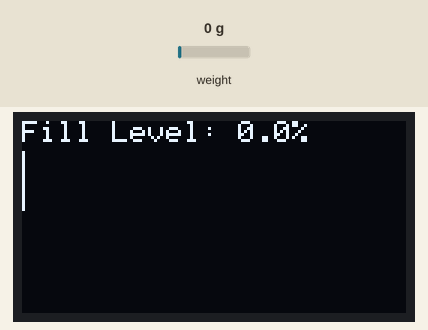
Recording of a sketch running on a simulated Raspberry Pi Pico. Shown: 128×64 one-colour display. Inputs (shaded band) come from the test bench; at power-on: weight on the scale 0 g. What the sketch prints to the serial monitor is not drawn.

Above: at 2.2 s.
2.3 s: weight on the scale set to 100 g
At 3.0 s:
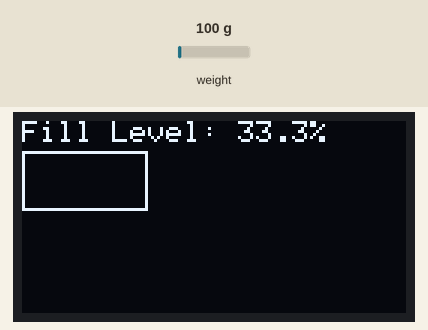
4.1 s: weight on the scale set to 1250 g
At 4.6 s:
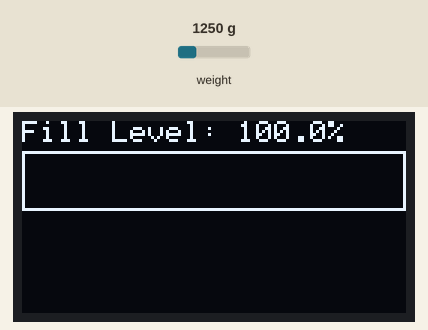
5.7 s: weight on the scale set to 250 g
At 6.2 s:
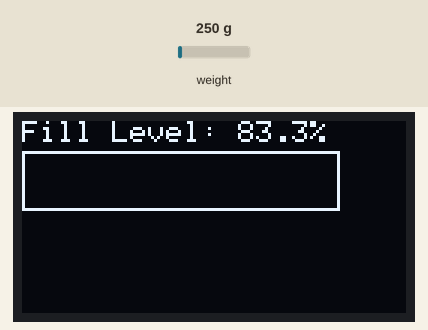
Timing chart, 0 to 8.7 s (numbered marks = the images above; inputs shaded):
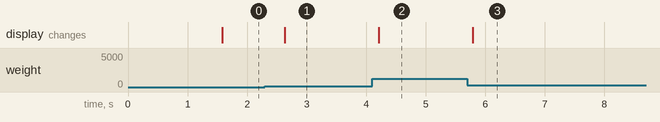

The sketch:

sensor_loadcell_403.ino
```cpp
// snippet: sensor_loadcell_403
// tags: adafruit_gfx, adafruit_ssd1306, hx711
// boards: avr, esp32, megaavr, nano33iot, romi32u4, rp2040
// library: Adafruit_GFX, Adafruit_SSD1306, HX711
// description: Measure fill level: tare an empty container, then map HX711 readings (DOUT=3, CLK=4) to 0–100% fill
// prompts: measure, level, empty, container, hx711, readings
// verified: compile-only
// source: kd-generated (id 403)
// exact-include: Wire.h, Adafruit_GFX.h, Adafruit_SSD1306.h, HX711.h

#include <Wire.h>
#include <Adafruit_GFX.h>
#include <Adafruit_SSD1306.h>
#include <HX711.h>

#define SCREEN_WIDTH 128 // OLED display width, in pixels
#define SCREEN_HEIGHT 64 // OLED display height, in pixels

// Declaration for an SSD1306 display connected to I2C (SDA, SCL pins)
#define OLED_RESET     -1 // Reset pin # (or -1 if sharing Arduino reset pin)
Adafruit_SSD1306 display(SCREEN_WIDTH, SCREEN_HEIGHT, &Wire, OLED_RESET);

#define DOUT_PIN 3
#define CLK_PIN  4

HX711 scale;
unsigned long prevMs = 0;
float maxWeight = 300.0; // Maximum weight in grams (full container)

void setup() {
  Serial.begin(9600);
  if (!display.begin(SSD1306_SWITCHCAPVCC, 0x3C)) {
    Serial.println(F("SSD1306 allocation failed"));
    for(;;);
  }
  display.clearDisplay();  // SSD1306: clear the framebuffer (push with display())
  display.setTextSize(1);
  display.setTextColor(SSD1306_WHITE);
  display.setCursor(0, 0);
  display.println("Tare empty container");
  display.display();  // SSD1306: push the framebuffer to the screen

  scale.begin(DOUT_PIN, CLK_PIN);
  scale.set_scale(2280.0);  // calibrate with known weight
  scale.tare();              // zero the empty container
  Serial.println("Tare complete");
}

void loop() {
  unsigned long now = millis();
  if (now - prevMs < 500) return;
  prevMs = now;

  // scale.get_units() already accounts for tare; use float math (not map())
  float currentWeight = scale.get_units(5);  // HX711: averaged reading in units (after tare + set_scale)
  float fillLevel = (currentWeight / maxWeight) * 100.0f;
  fillLevel = constrain(fillLevel, 0.0f, 100.0f);

  display.clearDisplay();  // SSD1306: clear the framebuffer (push with display())
  display.setTextSize(1);
  display.setTextColor(SSD1306_WHITE);
  display.setCursor(0, 0);
  display.print("Fill Level: ");
  display.print(fillLevel, 1);
  display.println("%");

  // Bar width proportional to fill level
  int barWidth = (int)(fillLevel / 100.0f * SCREEN_WIDTH);
  display.drawRect(0, 10, barWidth, 20, SSD1306_WHITE);
  display.display();  // SSD1306: push the framebuffer to the screen
}
```

Measured:
- after the input at 2.3 s, the display: changes after 0.33 s (image 1)
- after the input at 4.1 s, the display: changes after 0.11 s (image 2)
- after the input at 5.7 s, the display: changes after 0.09 s (image 3)
